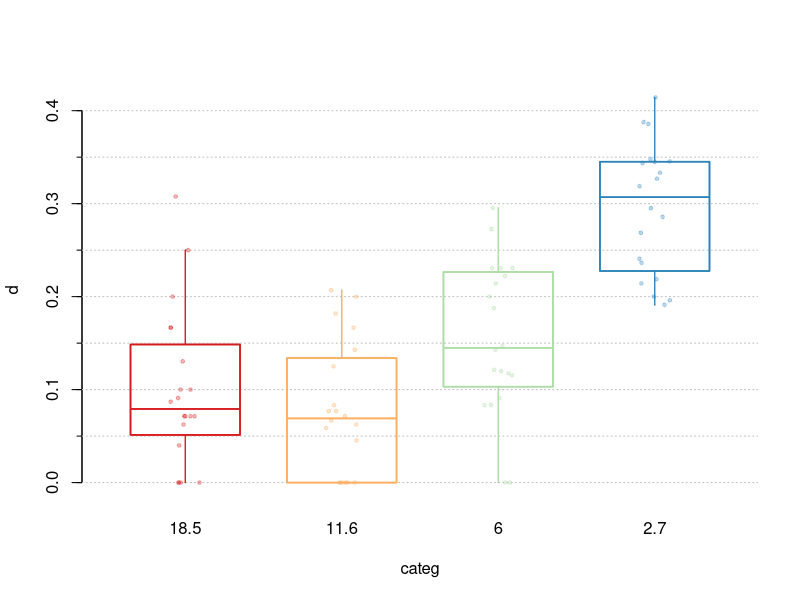

Write the R code that produced this figure.
## ---- chunk 1
knitr::opts_chunk$set(echo = TRUE)
## ---- chunk 2
myboxplot <- function(form, data, mycol){
  library(Hmisc)
  pointcolor <- adjustcolor(mycol,alpha.f = 0.3)
  a <- boxplot(form, data=data, outline=FALSE, lty=1, staplewex=0, boxwex=0.7, boxlwd=1.5, medlwd=1.5, col=NA, border=mycol,bty="n", frame.plot=F, xaxt='n')
  axis(side=1, labels=a$names, col.ticks = 0, at= 1:length(a$names),col=NA)
  minor.tick(nx = 1, ny = 2)
  abline(h=axTicks(2),lty=3,lwd=1,col="grey")
  abline(h=axTicks(2)[1:length(axTicks(2))]+(axTicks(2)[2]-axTicks(2)[1])/2,lty=3,lwd=1,col="grey")
  stripchart(form, data=data, vertical = TRUE, method = "jitter", add = T, pch = 19, col = pointcolor, cex=0.5)
  boxplot(form, data=data,add=T,col=NA,outline=FALSE, lty=1, staplewex=0, boxwex=0.7, boxlwd=1.5, medlwd=1.5,border=mycol, xaxt="n", yaxt="n",bty='n', frame.plot=F)
}

dt <- read.table("DNM_simulations_FDR.txt")
categ.names <- factor(dt[,1], levels=c(18.5, 11.6,6,2.7))
dt <- as.matrix(dt[,2:dim(dt)[2]])
d <- c(dt[1,], dt[2,], dt[3,], dt[4,])
categ <- rep(categ.names,each= dim(dt)[2])
categ <- as.factor(categ)
df <- data.frame(categ=categ,d=d)
myboxplot(d~categ, df,mycol=c('#d7191c','#fdae61','#abdda4','#2b83ba'))
